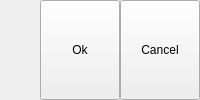
    <widget class="QWidget" name="requisitionEditionConfirmMainWidget_2" native="true">
     <layout class="QGridLayout" name="gridLayout_63">
      <property name="leftMargin">
       <number>0</number>
      </property>
      <property name="topMargin">
       <number>0</number>
      </property>
      <property name="rightMargin">
       <number>0</number>
      </property>
      <property name="bottomMargin">
       <number>0</number>
      </property>
      <property name="spacing">
       <number>8</number>
      </property>
      <item row="0" column="1">
       <widget class="QWidget" name="requisitionEditionConfirmWidget_2" native="true">
        <layout class="QGridLayout" name="gridLayout_83">
         <property name="leftMargin">
          <number>0</number>
         </property>
         <property name="topMargin">
          <number>0</number>
         </property>
         <property name="rightMargin">
          <number>0</number>
         </property>
         <property name="bottomMargin">
          <number>0</number>
         </property>
         <property name="spacing">
          <number>0</number>
         </property>
         <item row="0" column="0">
          <widget class="QPushButton" name="requisitionEditionCancelPushButton_2">
           <property name="sizePolicy">
            <sizepolicy hsizetype="Minimum" vsizetype="Preferred">
             <horstretch>0</horstretch>
             <verstretch>0</verstretch>
            </sizepolicy>
           </property>
           <property name="text">
            <string>Ok</string>
           </property>
          </widget>
         </item>
         <item row="0" column="1">
          <widget class="QPushButton" name="requisitionEditionOkPushButton_2">
           <property name="sizePolicy">
            <sizepolicy hsizetype="Minimum" vsizetype="Preferred">
             <horstretch>0</horstretch>
             <verstretch>0</verstretch>
            </sizepolicy>
           </property>
           <property name="text">
            <string>Cancel</string>
           </property>
          </widget>
         </item>
        </layout>
       </widget>
      </item>
      <item row="0" column="0">
       <spacer name="requisitionEditionConfirmHorizontalSpacer_2">
        <property name="orientation">
         <enum>Qt::Horizontal</enum>
        </property>
        <property name="sizeHint" stdset="0">
         <size>
          <width>40</width>
          <height>20</height>
         </size>
        </property>
       </spacer>
      </item>
     </layout>
    </widget>
